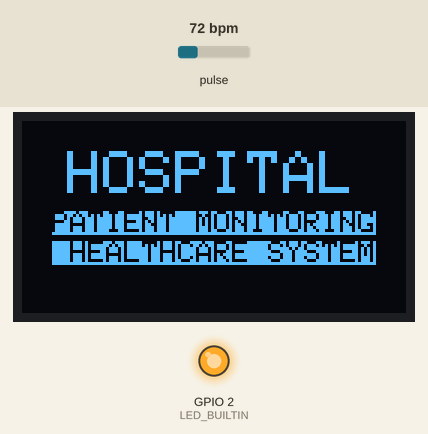
A sketch run on a simulated ESP32. Parts: 128×64 one-colour display, output pins drawn as LEDs (lit = HIGH). The inputs (shaded band) are chosen by the test bench; at power-on: pulse 72 bpm. WiFi joins after 1.5 s; servers stay silent unless stated; what the sketch prints to the serial monitor is not drawn.

Above: at 9.9 s.
At 13.3 s:
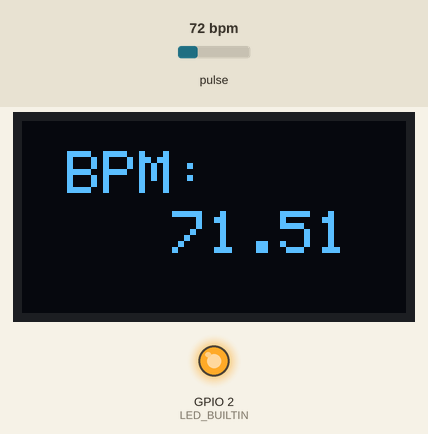
13.4 s: pulse set to 158 bpm
At 14.9 s:
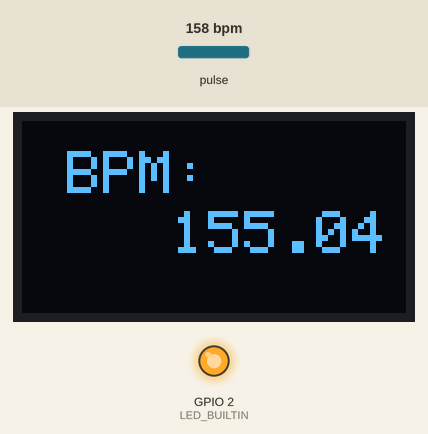
16.4 s: pulse set to 42 bpm
At 18.6 s:
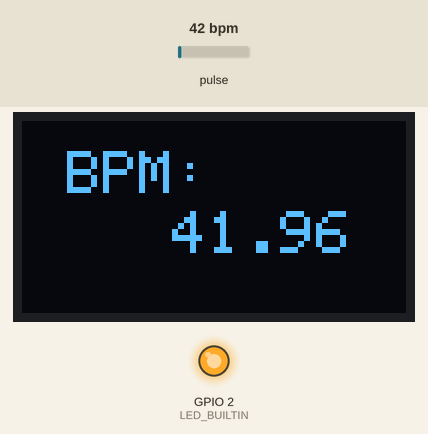
19.4 s: pulse set to 70 bpm
At 21.1 s:
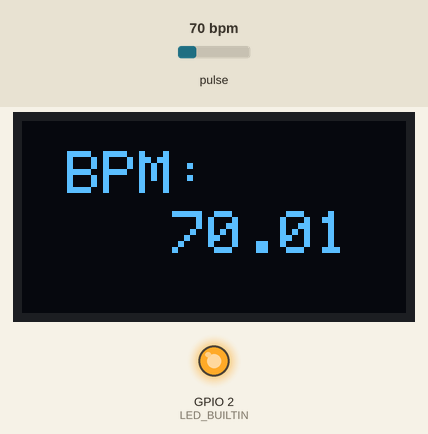
Timing chart, 0 to 22.6 s (numbered marks = the images above; inputs shaded):
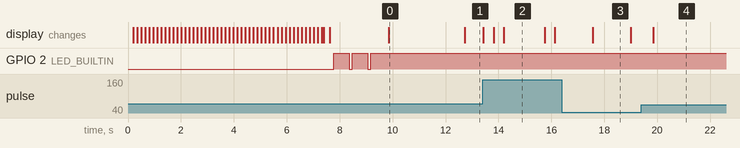

Measured:
- after the input at 16.4 s, the display: changes after 1.2 s (image 3)
- after the input at 19.4 s, the display: changes after 0.45 s (image 4)
- what the display in image 0 shows lasts 2.8 s, from 9.9 s to 12.7 s
- what the display in image 2 shows lasts 1.5 s, from 14.2 s to 15.7 s
- what the display in image 3 shows lasts 1.4 s, from 17.6 s to 19.0 s

The sketch:

final_2.ino
```cpp
#include <Wire.h>
#include <Adafruit_GFX.h>
#include <Adafruit_SSD1306.h>
#include <ESP32Firebase.h>
#include "MAX30105.h"
#include "heartRate.h"

MAX30105 particleSensor;

const byte RATE_SIZE = 4;
byte rates[RATE_SIZE];
byte rateSpot = 0;
long lastBeat = 0;

#define _SSID "ROOT32"
#define _PASSWORD "asd12345#"

#define REFERENCE_URL ""

Firebase firebase(REFERENCE_URL);

#define SCREEN_WIDTH 128
#define SCREEN_HEIGHT 64
#define OLED_RESET -1

Adafruit_SSD1306 display(SCREEN_WIDTH, SCREEN_HEIGHT, &Wire, OLED_RESET);

void setup()
{
    Serial.begin(9600);
    pinMode(LED_BUILTIN, OUTPUT);
    display.begin(SSD1306_SWITCHCAPVCC, 0x3C);

    loading();

    wifiConnect();


    if (!particleSensor.begin(Wire, I2C_SPEED_FAST))
    {
        Serial.println("MAX30105 was not found. Please check wiring/power. ");
        while (1);
    }
    Serial.println("Place your index finger on the sensor with steady pressure.");

    particleSensor.setup();
    particleSensor.setPulseAmplitudeRed(0x0A);
    particleSensor.setPulseAmplitudeGreen(0);

    title_graphics();
    delay(2000);
}

void loop()
{
    long irValue = particleSensor.getIR();

    if (irValue < 50000)
    {

        Serial.println("No finger detected. Entering sleep mode...");
        delay(5000);

    }
    else
    {

        if (checkForBeat(irValue))
        {

            long delta = millis() - lastBeat;
            lastBeat = millis();

            float beatsPerMinute = 60 / (delta / 1000.0);

            if (beatsPerMinute < 255 && beatsPerMinute > 20)
            {
                rates[rateSpot++] = (byte)beatsPerMinute;
                rateSpot %= RATE_SIZE;


                int beatAvg = 0;
                for (byte x = 0; x < RATE_SIZE; x++)
                    beatAvg += rates[x];
                beatAvg /= RATE_SIZE;

                display.clearDisplay();
                display.setTextSize(2);
                display.setTextColor(WHITE);
                display.setCursor(15, 10);
                display.print("BPM:");
                display.setTextSize(2);
                display.setCursor(50, 30);
                display.print(beatsPerMinute);
                display.display();

                Serial.print("IR=");
                Serial.print(irValue);
                Serial.print(", BPM=");
                Serial.print(beatsPerMinute);
                Serial.print(", Avg BPM=");
                Serial.println(beatAvg);

                firebase.setInt("Node1/HeartRate", beatsPerMinute);
                firebase.setInt("Node1/Temperature", beatAvg);
            }
        }
    }


}

void wifiConnect()
{
    Serial.println("Connecting to: ");
    Serial.println(_SSID);
    WiFi.begin(_SSID, _PASSWORD);

    unsigned long wifiTimeout = millis() + 30000;

    while (WiFi.status() != WL_CONNECTED && millis() < wifiTimeout)
    {
        flash();
        Serial.print("-");
        delay(500);
    }

    if (WiFi.status() == WL_CONNECTED)
    {
        Serial.println("");
        Serial.println("WiFi Connected Successfully");
        digitalWrite(LED_BUILTIN, HIGH);

        Serial.print("IP Address: ");
        Serial.print("http://");
        Serial.print(WiFi.localIP());
        Serial.println("/");
    }
    else
    {
        Serial.println("");
        Serial.println("Failed to connect to WiFi. Please check your credentials and connection.");
    }
}

void flash()
{
    digitalWrite(LED_BUILTIN, LOW);
    delay(100);
    digitalWrite(LED_BUILTIN, HIGH);
    delay(100);
}

void loading()
{
    display.clearDisplay();
    display.setTextColor(WHITE);
    display.setTextSize(1);

    String loadingText = "LOADING";
    int textWidth = loadingText.length() * 6;
    int centerX = (display.width() - textWidth) / 2;
    display.setCursor(centerX, 32);
    display.print(loadingText);


    display.drawRect(10, 45, 100, 10, WHITE);


    for (int i = 0; i <= 100; i++)
    {

        int barWidth = map(i, 0, 100, 0, 100);


        display.fillRect(12, 47, barWidth, 6, WHITE);


        display.display();

        delay(50);

        display.fillRect(12, 47, barWidth, 6, BLACK);
    }
}

void title_graphics()
{
    display.clearDisplay();
    display.setTextSize(2);
    display.setTextColor(WHITE);
    display.setCursor(15, 10);
    display.print("HOSPITAL");
    display.setTextSize(1);
    display.setTextColor(BLACK, WHITE);
    display.setCursor(10, 30);
    display.print("PATIENT MONITORING");
    display.setCursor(10, 40);
    display.print(" HEALTHCARE SYSTEM");
    display.display();
}
```
